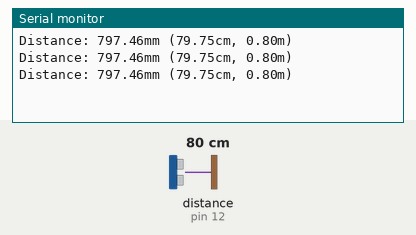
Simulated run of this sketch. Board: Arduino Uno, built with avr-gcc and run on an emulated ATmega328P. Parts: the last lines printed to the serial monitor. Wiring (inferred from the names in the program): ultrasonic range finder: trigger pin 13; echo pin 12. The inputs (shaded band) are chosen by the test bench; at power-on: distance to the obstacle (sensor on pin 12) 80 cm. The echo pulse lasts 58.3 µs per cm.

Above: at 1.3 s.
1.4 s: distance to the obstacle (sensor on pin 12) set to 2 cm
At 1.9 s:
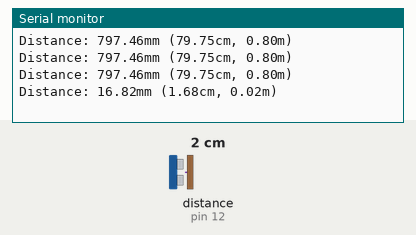
2.9 s: distance to the obstacle (sensor on pin 12) set to 4 cm
At 3.4 s:
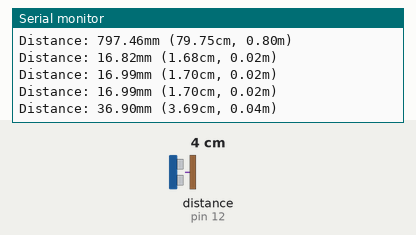
Timing chart, 0 to 5.9 s (numbered marks = the images above; inputs shaded):
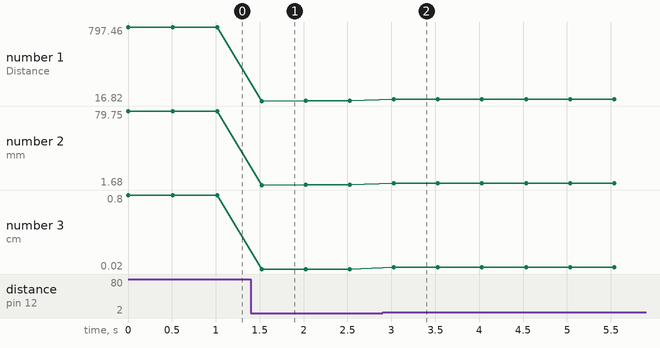

Measured:
- after the input at 1.4 s, the serial monitor: prints a new line after 0.12 s (image 1)
- after the input at 2.9 s, the serial monitor: prints a new line after 0.13 s (image 2)
- plotted number 1: 797.46 → 16.99 after the input at 1.4 s, 16.99 → 36.9 after the input at 2.9 s
- plotted number 2: 79.75 → 1.7 after the input at 1.4 s, 1.7 → 3.69 after the input at 2.9 s
- plotted number 3: 0.8 → 0.02 after the input at 1.4 s, 0.02 → 0.04 after the input at 2.9 s

The sketch:

test_hcsr04.ino
```cpp
/*
 * Code d'exemple pour un capteur à ultrasons HC-SR04.
 * Source : https://www.carnetdumaker.net/articles/mesurer-une-distance-avec-un-capteur-ultrason-hc-sr04-et-une-carte-arduino-genuino/
 */

/* Constantes pour les broches */
const byte TRIGGER_PIN = 13; // Broche TRIGGER
const byte ECHO_PIN = 12;    // Broche ECHO

/* Constantes pour le timeout */
const unsigned long MEASURE_TIMEOUT = 25000UL; // 25ms = ~8m à 340m/s

/* Vitesse du son dans l'air en mm/us */
const float SOUND_SPEED = 343.29 / 1000; // correspond a la vitesse du son a 20°C

/** Fonction setup() */
void setup() {

  /* Initialise le port série */
  Serial.begin(115200);

  /* Initialise les broches */
  pinMode(TRIGGER_PIN, OUTPUT);
  digitalWrite(TRIGGER_PIN, LOW); // La broche TRIGGER doit être à LOW au repos
  pinMode(ECHO_PIN, INPUT);
}

/** Fonction loop() */
void loop() {

  /* 1. Lance une mesure de distance en envoyant une impulsion HIGH de 10µs sur la broche TRIGGER */
  digitalWrite(TRIGGER_PIN, HIGH);
  delayMicroseconds(10);
  digitalWrite(TRIGGER_PIN, LOW);

  /* 2. Mesure le temps entre l'envoi de l'impulsion ultrasonique et son écho (si il existe) */
  long measure = pulseIn(ECHO_PIN, HIGH, MEASURE_TIMEOUT);

  /* 3. Calcul la distance à partir du temps mesuré */
  float distance_mm = measure / 2.0 * SOUND_SPEED;

  /* Affiche les résultats en mm, cm et m */
  Serial.print(F("Distance: "));
  Serial.print(distance_mm);
  Serial.print(F("mm ("));
  Serial.print(distance_mm / 10.0, 2);
  Serial.print(F("cm, "));
  Serial.print(distance_mm / 1000.0, 2);
  Serial.println(F("m)"));

  /* Délai d'attente pour éviter d'afficher trop de résultats à la seconde */
  delay(500);
}
```
